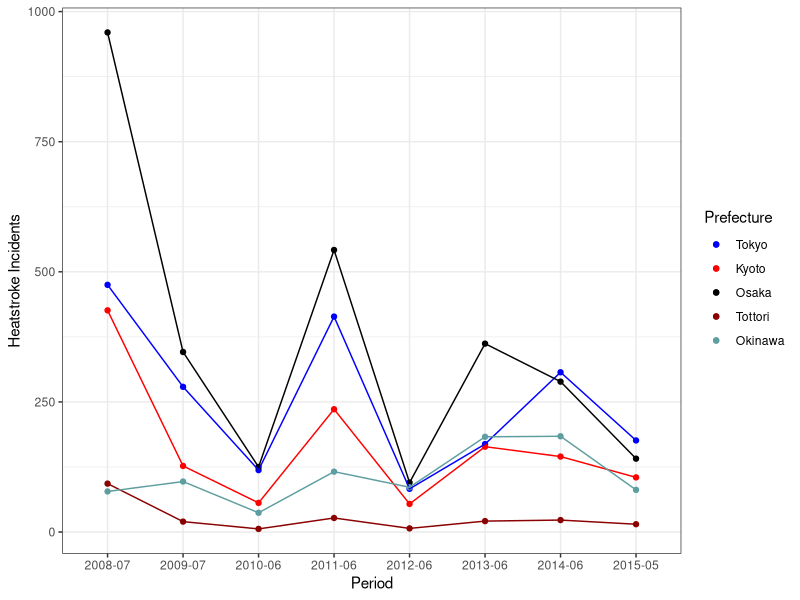

Write R code to recreate this figure.
library(tidyverse)
library(ggthemes)

data <- read_csv("data/analysis_data/stroke.csv")

data <- data |>
  group_by(period, prefecture_code) |>
  summarise(num = sum(people_transported, na.rm = TRUE)) |>
  ungroup()

data <- data |>
  filter(prefecture_code %in% c(13, 26, 27, 47, 31))

data$prefecture_code <- factor(data$prefecture_code)
plot <- data |>
  ggplot(
    aes(x = period, y = num, color = prefecture_code, group = prefecture_code)
  ) +
  scale_color_manual(values = c("blue", "red", "black", "red4", "cadetblue"),
                     labels = c("Tokyo", "Kyoto", "Osaka", "Tottori", "Okinawa")) +
  geom_point() +
  geom_line(key_glyph = "point") +
  theme_bw() +
  theme(panel.background = element_rect(fill = "white")) +
  labs(x = "Period", y = "Heatstroke Incidents", color = "Prefecture")


ggsave("other/figures/figure5.png", plot)